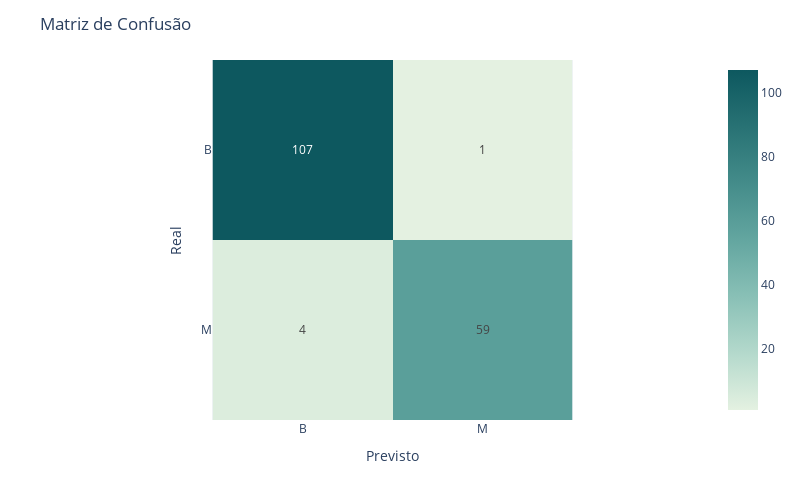

Write notebook code for a chart like this one.
### Markdown cell above
#### Matrix de Confusão

### Code cell
fig = px.imshow(confusion_matrix(y_test, predictions), text_auto=True,
                labels=dict(x="Previsto", y="Real"),
                x=['B', 'M'],
                y=['B', 'M'],
                color_continuous_scale='mint')
fig.update_traces(hovertemplate='Previsto: %{x}<br>Real: %{y}<br>Contagem: %{z}')
fig.update_layout(title='Matriz de Confusão', xaxis_title='Previsto', yaxis_title='Real')
fig.update_layout(width=800,height=500)

### Figure 1 — Plotly figure (JSON) as saved in the notebook; plotly's stock layout.template omitted (floating-point values rounded to 4 significant figures)
{"data": [{"coloraxis": "coloraxis", "hovertemplate": "Previsto: %{x}<br>Real: %{y}<br>Contagem: %{z}", "name": "0", "texttemplate": "%{z}", "type": "heatmap", "x": ["B", "M"], "xaxis": "x", "y": ["B", "M"], "yaxis": "y", "z": [[107, 1], [4, 59]]}], "layout": {"coloraxis": {"colorscale": [[0, "rgb(228, 241, 225)"], [0.1667, "rgb(180, 217, 204)"], [0.3333, "rgb(137, 192, 182)"], [0.5, "rgb(99, 166, 160)"], [0.6667, "rgb(68, 140, 138)"], [0.8333, "rgb(40, 114, 116)"], [1, "rgb(13, 88, 95)"]]}, "height": 500, "margin": {"t": 60}, "title": {"text": "Matriz de Confusão"}, "width": 800, "xaxis": {"anchor": "y", "constrain": "domain", "domain": [0, 1], "scaleanchor": "y", "title": {"text": "Previsto"}}, "yaxis": {"anchor": "x", "autorange": "reversed", "constrain": "domain", "domain": [0, 1], "title": {"text": "Real"}}}}
